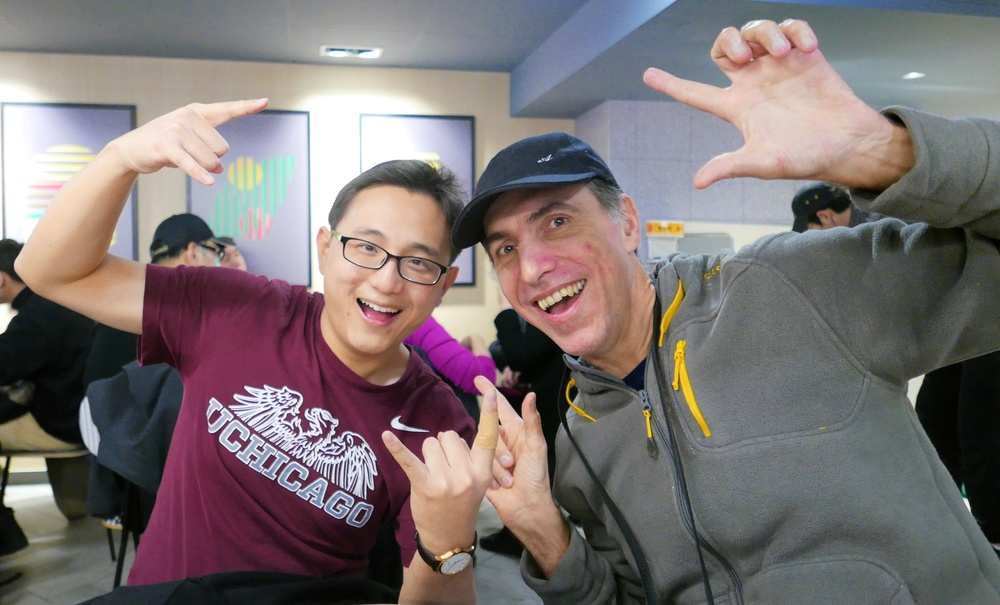
#> input picture opencv-5-rotate/paul_and_i.jpg, 1000 x 605 px, shrunk from 3974 x 2406 before the run, found by its file name
$ python rotation.py
#> lines starting #> are read from the running program, lines starting #| are printed output that depends on the picture
# rotating an image would be really useful when trying to generate a lot of images for training an object detector
# the same object, ideally, should be detectable at various angles, the training set of which can be generated by rotating images

# rotation: performed by multiplying an image matrix (I) by a transformation matrix (M) to obtain a resulting (R) matrix
# i.e., R = I * M,
# Where M = [
# [cos(t), -sin(t)],
# [sin(t), cos(t)]
#]

# There is a more generalized matrix that OpenCV uses to perform a transformation, which accounts for:
# 1. rotation (as before)
# 2. scaling (enlarging/shrinking)
# 3. axis of rotation (x, y coordination around which a rotation is performed)
# 4. translation (shifting the image around, as mentioned in module 4)
# for details, see: https://pyimagesearch.com/2021/01/20/opencv-rotate-image/?_ga=2.227769630.2013290942.1700757874-1842902230.1698424416

import argparse
import imutils
import cv2

ap = argparse.ArgumentParser()
ap.add_argument("-i", "--image", type=str, default="/Users/kuanhc96/Desktop/pyimagesearch/opencv-5-rotate/paul_and_i.jpg", help="path to input image")
args = vars(ap.parse_args())

image = cv2.imread(args["image"])
#> image is the input picture: shape (605, 1000, 3); mean B, G, R 114.1, 113.7, 123.6
cv2.imshow("Original", image)

(h, w) = image.shape[:2]
#> h = 605; w = 1000
(cX, cY) = (w // 2, h // 2) # get center of image
#> cX = 500; cY = 302

M = cv2.getRotationMatrix2D((cX, cY), 45, 1.0) # positive degrees: counterclockwise; negative degress: clockwise. Think about the rotational coordinate system
# The idea of affine transformation: y = Ax + b, where A is the affine (rotation) matrix, b is a constant shift, and x, y are the original and resulting coordinates, respecitvely
rotated = cv2.warpAffine(image, M, (w, h))
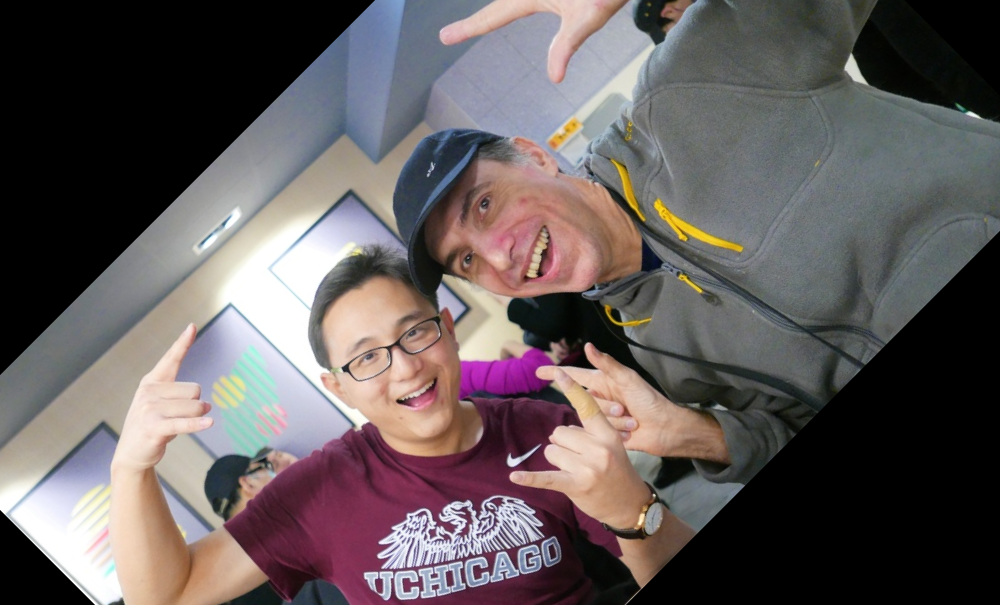
#> rotated: shape (605, 1000, 3); mean B, G, R 91.7, 91.3, 99.5
cv2.imshow("Rotated counterclockwise by 45 Degrees", rotated)

(qX, qY) = (w // 4, h // 4)
#> qX = 250; qY = 151
M = cv2.getRotationMatrix2D((qX, qY), -80, 1.0)
rotated = cv2.warpAffine(image, M, (w, h))
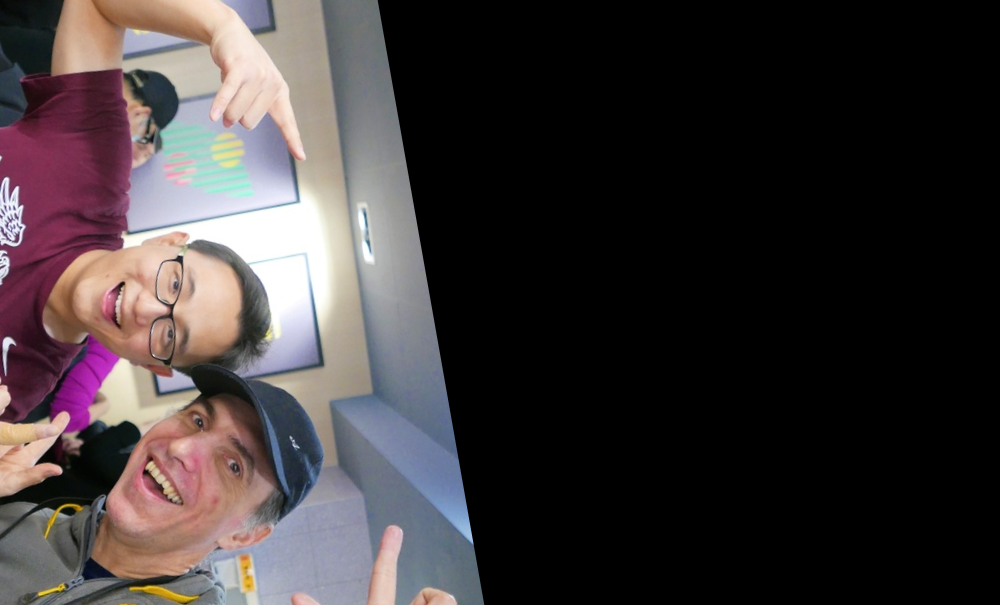
#> rotated: shape (605, 1000, 3); mean B, G, R 56.3, 55.3, 62.1
cv2.imshow("Rotated center of 1 quadrant clockwise by 80 Degrees", rotated)

rotated = imutils.rotate(image, -10)
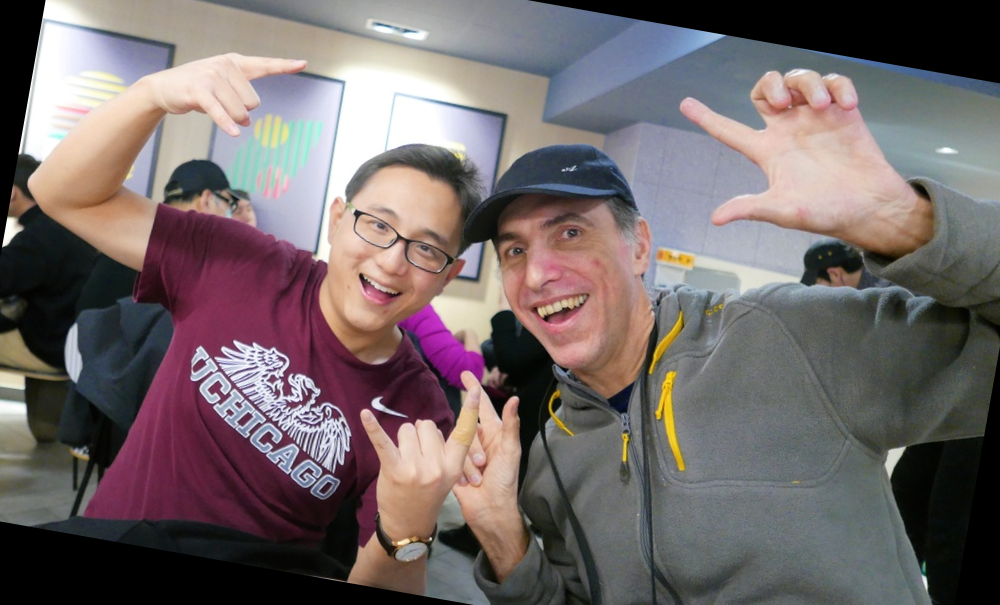
#> rotated: shape (605, 1000, 3); mean B, G, R 104.9, 104.4, 114.7
cv2.imshow("Rotated clockwise by 10 Degrees", rotated)

rotated = imutils.rotate_bound(image, 10) # looks like rotate bound will shrink the image a bit
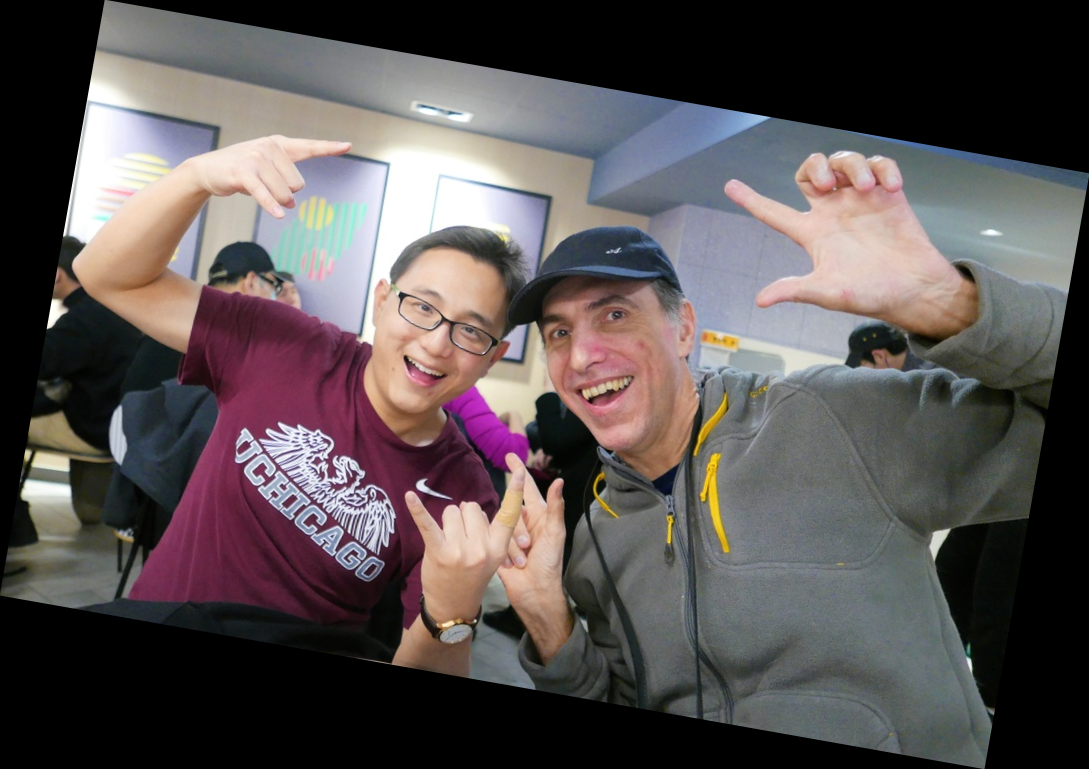
#> rotated: shape (769, 1089, 3); mean B, G, R 82.4, 82.1, 89.3
cv2.imshow("Rotated clockwise by 10 Degrees, bounded", rotated)

# looks like imutils.rotate and imutils.rotate_bound rotate the images in different directions.
# imutils.rotate:
# negative degrees: clockwise; positive degrees: counter clockwise
# imutils.rotate_bound:
# negative degrees: counter clockwise; positive degrees: clockwise

cv2.waitKey(0)
